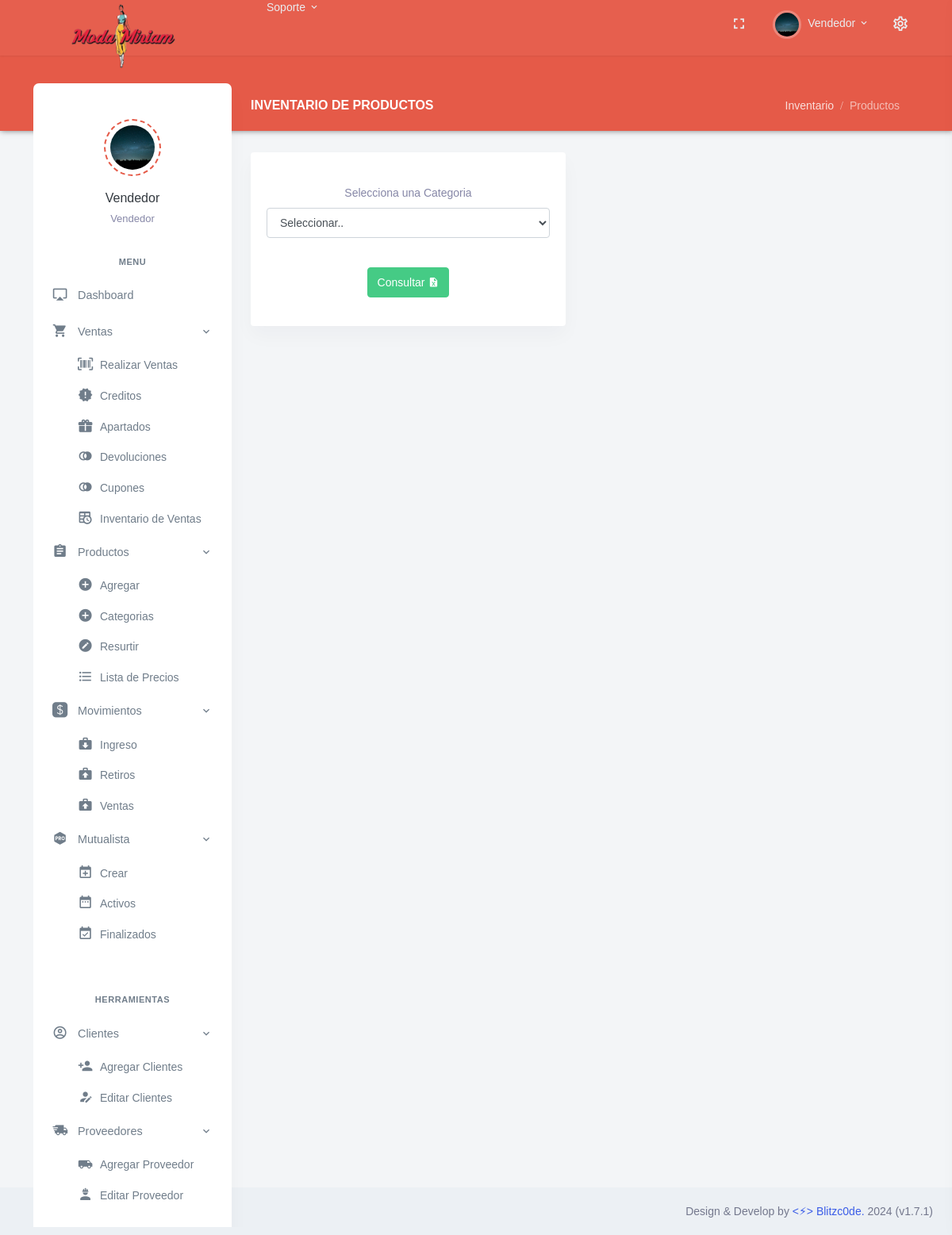
/Pint.php (signed in), run on the app's committed database.
### tables this page shows
CREATE TABLE `Puestos` (
  `ID_Puesto` int NOT NULL,
  `Cargo` varchar(30) NOT NULL
);

CREATE TABLE `Personal` (
  `ID_Personal` int NOT NULL,
  `Nombre` varchar(30) DEFAULT NULL,
  `Apellido` varchar(30) DEFAULT NULL,
  `Bio` varchar(80) DEFAULT NULL,
  `Direccion` varchar(90) DEFAULT NULL,
  `Colonia` varchar(90) DEFAULT NULL,
  `CP` int DEFAULT NULL,
  `Correo` varchar(35) DEFAULT NULL,
  `Pass` varchar(10) NOT NULL,
  `Telefono` varchar(13) DEFAULT NULL,
  `Foto` varchar(254) DEFAULT NULL,
  `ID_Sucursal` int NOT NULL,
  `ID_Puesto` int NOT NULL,
  `Fecha_Registro` date DEFAULT NULL,
  `Baja` int DEFAULT NULL COMMENT '0=No, 1=Si',
  `visible` int NOT NULL DEFAULT '1'
);

### Pint.php (the view, shortened to what this page needs)
<?php
if ($_SESSION['loggedin'] != true){
    header('Location: index.php');
    echo $_SESSION['loggedin'];
}else{
    include_once "lib/Header.php" ;
}
?>
<div class="row">
    <div class="col-12">
        <div class="page-title-box d-flex align-items-center justify-content-between">
            <h4 class="page-title mb-0 font-size-18">Inventario de Productos</h4>
            <div class="page-title-right">
                <ol class="breadcrumb m-0">
                    <li class="breadcrumb-item"><a href="javascript: void(0);">Inventario</a></li>
                    <li class="breadcrumb-item active">Productos</li>
                </ol>
            </div>
        </div>
    </div>
</div>
<div class="row">
    <div class="col-6">
        <div class="card">
            <div class="card-body">
                <div class="row">
                    <div class="col-lg-12">
                        <div class="form-group">
                            <br>
                            <Center>
                                <label class="control-label">Selecciona una Categoria</label>
                                <select name="cat" id="cat1" class="form-control" required="required">
                                    <option value="" disabled selected>Seleccionar..</option>
                                </select>
                            </Center>
                        </div>
                    </div>
                </div>
                <div class="row">
                    <div class="col-lg-12">
                        <div class="form-group">
                            <br>
                            <Center>
                                <button id="apxch1" role="button" class="btn btn-success">Consultar
                                    <i class="mdi mdi-file-excel"></i></button>
                            </Center>
                        </div>
                    </div>
                </div>
            </div>
        </div>
    </div>
</div>
<?php include_once "lib/Footer.php" ?>

### lib/Header.php (shortened to what this page needs)
<?php
include_once "lib/cnx.php";
?>
<!doctype html>
<html lang="es">
<head>
    <link href="assets/libs/datatables.net-bs4/css/dataTables.bootstrap4.min.css" rel="stylesheet" type="text/css" />
    <link href="assets/libs/datatables.net-buttons-bs4/css/buttons.bootstrap4.min.css" rel="stylesheet" type="text/css" />
    <link href="assets/libs/datatables.net-responsive-bs4/css/responsive.bootstrap4.min.css" rel="stylesheet" type="text/css" />
    <link href="assets/css/bootstrap.min.css" id="bootstrap-style" rel="stylesheet" type="text/css" />
    <link href="assets/css/icons.min.css" rel="stylesheet" type="text/css" />
    <link href="assets/css/app.min.css" id="app-style" rel="stylesheet" type="text/css" />
    <link href="https://cdnjs.cloudflare.com/ajax/libs/select2/4.0.6-rc.0/css/select2.min.css" rel="stylesheet"/>
</head>
<body data-layout="detached" data-topbar="colored">
    <div class="container-fluid">
        <div id="layout-wrapper">
            <header id="page-topbar">
                <div class="navbar-header">
                    <div class="container-fluid">
                        <div class="float-right">
                            <div class="dropdown d-none d-lg-inline-block ml-1">
                                <button type="button" class="btn header-item noti-icon waves-effect"
                                    data-toggle="fullscreen">
                                    <i class="mdi mdi-fullscreen"></i>
                                </button>
                            </div>
                            <?php
                            $sql = "SELECT * FROM Personal WHERE ID_Personal = "."'".$_SESSION['ids']."'";
                            $query = $conexion -> query ($sql);
                            while($usuario = mysqli_fetch_array($query)){
                                $sql1 = "SELECT * FROM Puestos WHERE ID_Puesto = ".$usuario['ID_Puesto'];
                                $query1 = $conexion -> query ($sql1);
                                while($cargo = mysqli_fetch_array($query1)){
                                echo '
                            <div class="dropdown d-inline-block">
                            <br>
                                <button type="button" class="btn header-item waves-effect" id="page-header-user-dropdown" data-toggle="dropdown" aria-haspopup="true" aria-expanded="false">
                                    <img class="rounded-circle header-profile-user" src="'.$usuario['Foto'].'" alt="Header Avatar">
                                    <span class="d-none d-xl-inline-block ml-1">'.$usuario['Nombre'].'</span>
                                    <i class="mdi mdi-chevron-down d-none d-xl-inline-block"></i>
                                </button>';
                                ?>
                            <?php
                                echo '
                            </div>
                            <div class="dropdown d-inline-block">
                                <button type="button" class="btn header-item noti-icon right-bar-toggle waves-effect">
                                    <i class="mdi mdi-settings-outline"></i>
                                </button>
                            </div>
                        </div>
                        <div>
                            <div class="navbar-brand-box">
                            <br>
                                <a href="#" class="logo logo-light">
                                    <span class="logo-lg">
                                        <img src="assets/images/companies/mm1.png" alt="" height="100">
                                    </span>
                                </a>
                            </div>
                            <div class="dropdown dropdown-mega d-none d-lg-inline-block ml-2">
                                <button type="button" class="btn header-item waves-effect" data-toggle="dropdown" aria-haspopup="false" aria-expanded="false">
                                    Soporte
                                    <i class="mdi mdi-chevron-down"></i>
                                </button>
                            </div>
                        </div>
                    </div>
                </div>
            </header>
            <div class="vertical-menu">
            <br>
                <div class="h-100">
                    <div class="user-wid text-center py-4">
                                    <div class="user-img">
                                        <img src="'.$usuario['Foto'].'" alt="" class="avatar-md mx-auto rounded-circle">
                                    </div>
                                    <div class="mt-3">
                                        <a href="#" class="text-dark font-weight-medium font-size-16">'.$usuario['Nombre'].' '.$usuario['Apellido'].'</a>
                                        <p class="text-body mt-1 mb-0 font-size-13">'.$cargo['Nombre'].'</p>';
                                            $sql2 = "SELECT * FROM Puestos WHERE ID_Puesto = ".$usuario['ID_Puesto'];
                                            $query2 = $conexion -> query ($sql2);
                                            while($dept = mysqli_fetch_array($query2)){
                                                echo '
                                                <p class="text-body mt-1 mb-0 font-size-13">'.$dept['Cargo'].'</p>
                                                </div>
                                                </div>';
                                            }
                                        }
            }
            ?>
                            <div id="sidebar-menu">
                                <ul class="metismenu list-unstyled" id="side-menu">
                                    <?php include_once "lib/menu.php"; ?>
                                </ul>
                            </div>
                        </div>
                    </div>
                    <div class="main-content">
                        <div class="page-content">

### data on the page
personal: Nombre "Vendedor"
puestos: personal.Foto (picture), Cargo "Vendedor"
